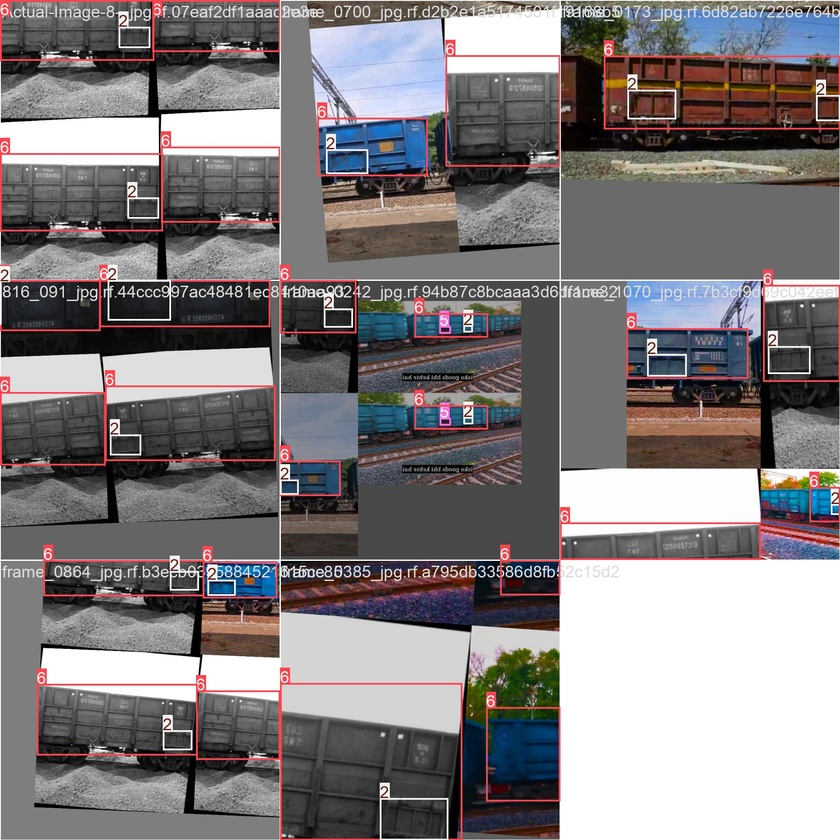
#> input picture training/Damage_Detector/train_batch0.jpg, 840 x 840 px, shrunk from 1920 x 1920 before the run
$ python -i calibration_manager.py   (imports and definitions only)   (older library calls are emulated)
#> lines starting #> are read from the running program, lines starting #| are printed output that depends on the picture
#> further down, picture is the input picture: shape (840, 840, 3); mean B, G, R 126.3, 124.6, 129.4
"""Calibration Manager for auto-calibrating blur and illumination thresholds.

This module provides automatic threshold calibration based on statistical
analysis of initial video frames. It computes optimal blur and illumination
thresholds using percentile-based calculations.

Feature: ocr-enhancement-improvements
Validates: Requirements 3.1, 3.2, 3.3, 3.4, 4.1, 4.2, 4.3, 4.4, 4.5
"""

import logging
import cv2
import numpy as np
from dataclasses import dataclass, field
from typing import List, Optional

logger = logging.getLogger(__name__)


@dataclass
class CalibrationResult:
    """Result of auto-calibration.

    Attributes:
        blur_threshold: Computed blur threshold based on percentile
        low_light_threshold: Computed low-light threshold based on percentile
        gamma_value: Computed gamma value based on mean luminance
        sample_count: Number of samples used for calibration
        blur_scores: List of blur scores from samples
        luminance_values: List of mean luminance values from samples
    """
    blur_threshold: float
    low_light_threshold: int
    gamma_value: float
    sample_count: int
    blur_scores: List[float] = field(default_factory=list)
    luminance_values: List[float] = field(default_factory=list)


class CalibrationManager:
    """Manages auto-calibration for blur and illumination thresholds.

    The calibration process:
    1. Collect sample frames during initial video processing
    2. Compute blur scores and luminance values for each sample
    3. Use percentile-based analysis to determine optimal thresholds
    4. Provide calibration results to blur detector and illumination controller

    Attributes:
        sample_size: Number of frames to sample for calibration
        blur_percentile: Percentile for blur threshold (0-100)
        luminance_percentile: Percentile for low-light threshold (0-100)
    """

    DEFAULT_SAMPLE_SIZE = 30
    DEFAULT_BLUR_PERCENTILE = 50  # Median
    DEFAULT_LUMINANCE_PERCENTILE = 25  # Lower quartile

    # Gamma computation constants
    TARGET_LUMINANCE = 128  # Target mean luminance for gamma correction
    MIN_GAMMA = 0.5
    MAX_GAMMA = 2.5

    def __init__(
        self,
        sample_size: int = DEFAULT_SAMPLE_SIZE,
        blur_percentile: float = DEFAULT_BLUR_PERCENTILE,
        luminance_percentile: float = DEFAULT_LUMINANCE_PERCENTILE
    ):
        """Initialize calibration manager.

        Args:
            sample_size: Number of frames to sample for calibration
            blur_percentile: Percentile for blur threshold (0-100)
            luminance_percentile: Percentile for low-light threshold (0-100)

        Raises:
            ValueError: If percentile values are out of range [0, 100]
            ValueError: If sample_size is less than 1
        """
        if not 0 <= blur_percentile <= 100:
            raise ValueError(f"blur_percentile must be in [0, 100], got {blur_percentile}")
        if not 0 <= luminance_percentile <= 100:
            raise ValueError(f"luminance_percentile must be in [0, 100], got {luminance_percentile}")
        if sample_size < 1:
            raise ValueError(f"sample_size must be at least 1, got {sample_size}")

        self.sample_size = sample_size
        self.blur_percentile = blur_percentile
        self.luminance_percentile = luminance_percentile

        # Internal state
        self._blur_scores: List[float] = []
        self._luminance_values: List[float] = []
        self._calibration_complete = False

    def _compute_blur_score(self, frame: np.ndarray) -> float:
        """Compute blur score using Laplacian variance.

        Args:
            frame: Input frame as BGR numpy array (H, W, 3) or grayscale (H, W)

        Returns:
            Blur score as float. Higher values indicate sharper images.
        """
        # Convert to grayscale if needed
        if len(frame.shape) == 3:
            gray = cv2.cvtColor(frame, cv2.COLOR_BGR2GRAY)
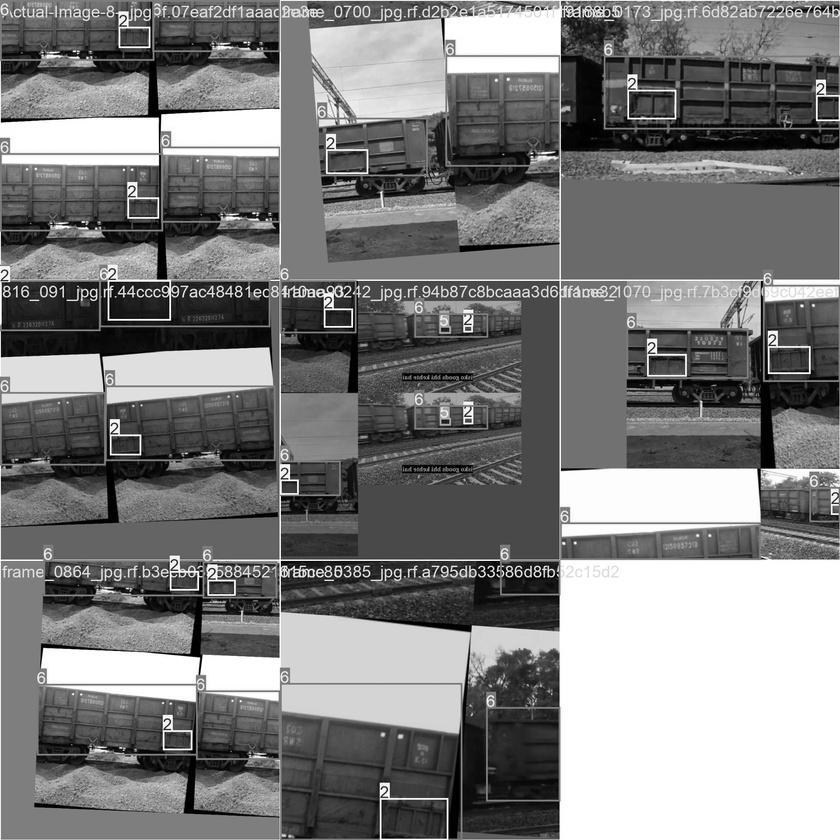
#> gray: shape (840, 840); min 0, max 255, mean 126.2
        else:
            gray = frame

        # Compute Laplacian variance
        laplacian = cv2.Laplacian(gray, cv2.CV_64F)
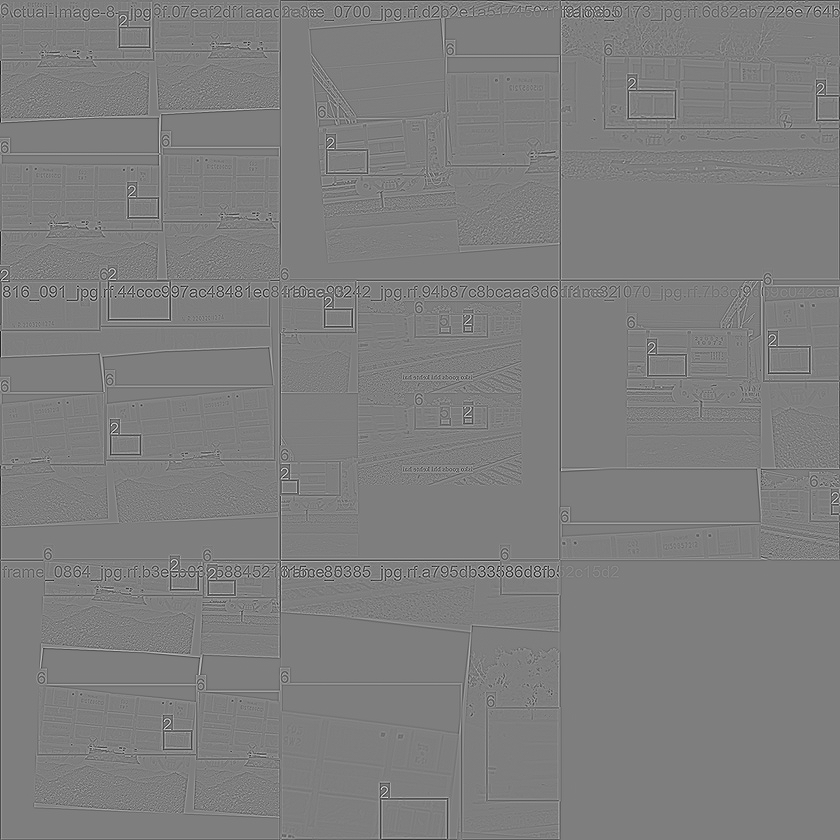
#> laplacian: shape (840, 840) float64; min -553, max 561, mean -0.3; drawn with min black and max white
        return float(laplacian.var())

    def _compute_mean_luminance(self, frame: np.ndarray) -> float:
        """Compute mean luminance of a frame.

        Args:
            frame: Input frame as BGR numpy array (H, W, 3) or grayscale (H, W)

        Returns:
            Mean luminance value (0-255)
        """
        # Convert to grayscale if needed
        if len(frame.shape) == 3:
            gray = cv2.cvtColor(frame, cv2.COLOR_BGR2GRAY)
        else:
            gray = frame

        return float(np.mean(gray))

    def add_sample(self, frame: np.ndarray) -> bool:
        """Add a frame sample for calibration.

        Computes blur score and luminance for the frame and adds them
        to the sample collections.

        Args:
            frame: Input frame as BGR numpy array

        Returns:
            True if calibration is complete (enough samples collected)

        Raises:
            ValueError: If frame is None or empty
        """
        if frame is None or frame.size == 0:
            logger.warning("Empty frame provided to calibration, skipping")
            return self._calibration_complete

        # Don't add more samples if calibration is already complete
        if self._calibration_complete:
            return True

        # Compute and store blur score
        blur_score = self._compute_blur_score(frame)
#> blur_score = 2714.8
        self._blur_scores.append(blur_score)

        # Compute and store luminance
        luminance = self._compute_mean_luminance(frame)
#> luminance = 126.2
        self._luminance_values.append(luminance)

        # Check if calibration is complete
        if len(self._blur_scores) >= self.sample_size:
            self._calibration_complete = True
            logger.info(f"Calibration complete with {len(self._blur_scores)} samples")

        return self._calibration_complete

    # [108 lines left out: functions is_calibration_complete, get_calibration_progress, get_sample_count, _compute_gamma_from_luminance, compute_calibration, reset, not called in this run]

>>> import cv2
>>> picture = cv2.imread('../training/Damage_Detector/train_batch0.jpg')
>>> result = CalibrationManager().add_sample(picture)
#> result = False

$ run again, on training/Damage_Detector/train_batch1.jpg
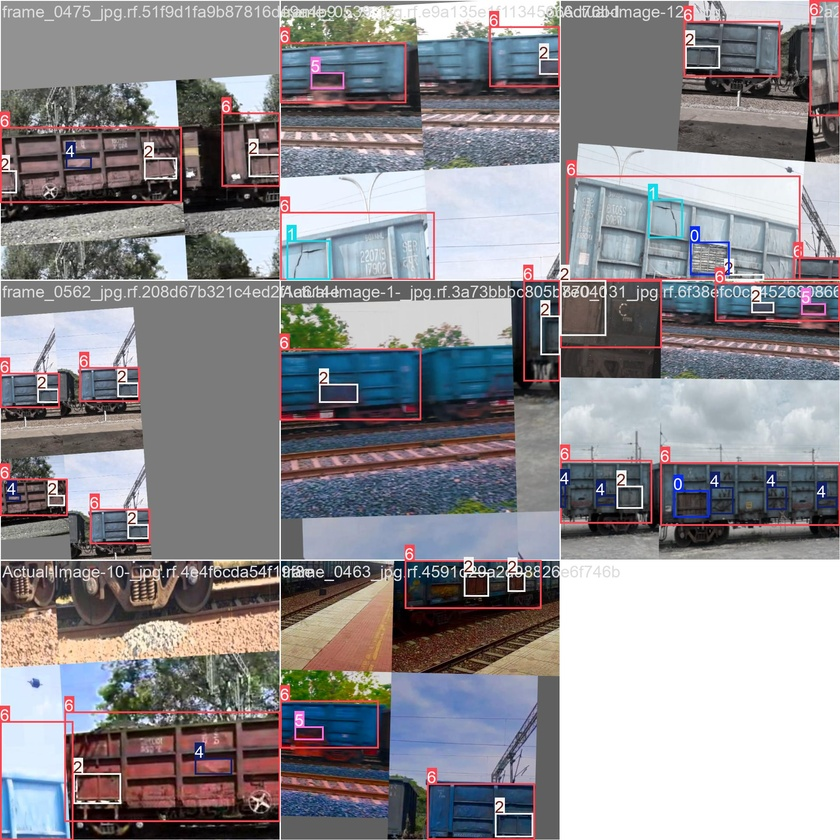
#> input picture training/Damage_Detector/train_batch1.jpg, 840 x 840 px, shrunk from 1920 x 1920 before the run
#> picture is the input picture: shape (840, 840, 3); mean B, G, R 143.9, 139.7, 142.3
#> in _compute_blur_score, `gray = cv2.cvtColor(frame, cv2.COLOR_BGR2GRAY)`:
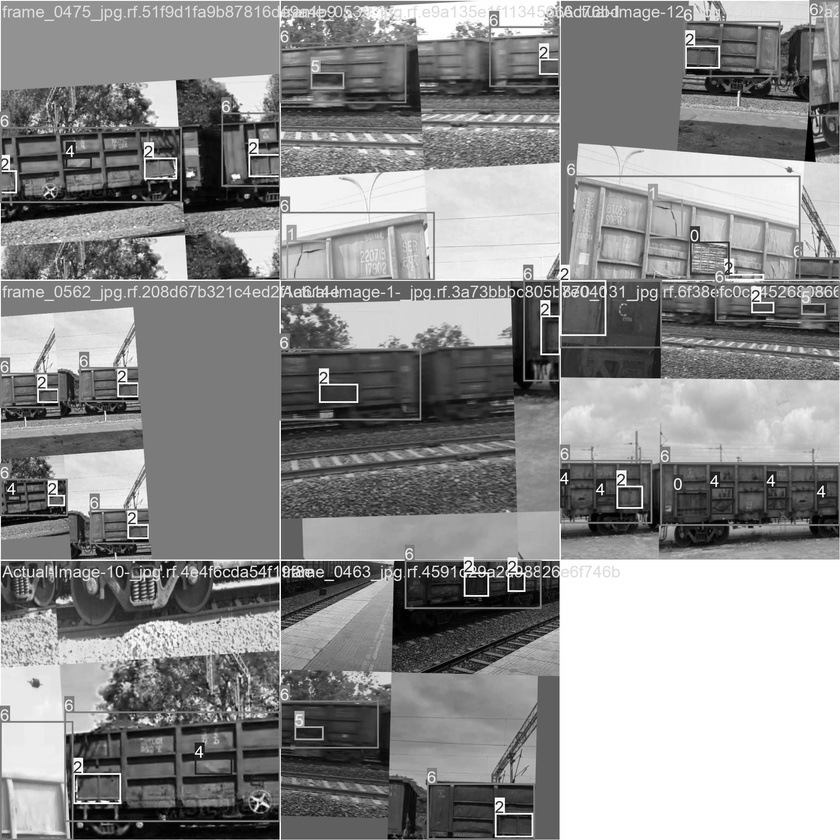
#> gray: shape (840, 840); min 0, max 255, mean 141
#> blur_score = 2447.5
#> luminance = 141
#> result = False

$ run again, on training/Damage_Detector/train_batch2.jpg
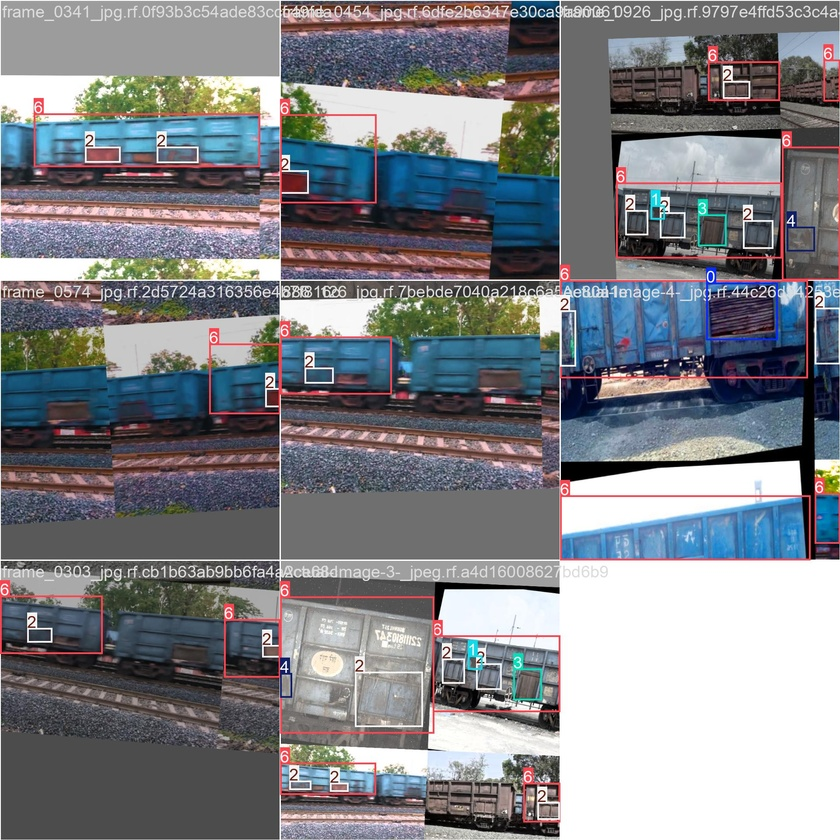
#> input picture training/Damage_Detector/train_batch2.jpg, 840 x 840 px, shrunk from 1920 x 1920 before the run
#> picture is the input picture: shape (840, 840, 3); mean B, G, R 134.2, 129.4, 128
#> in _compute_blur_score, `gray = cv2.cvtColor(frame, cv2.COLOR_BGR2GRAY)`:
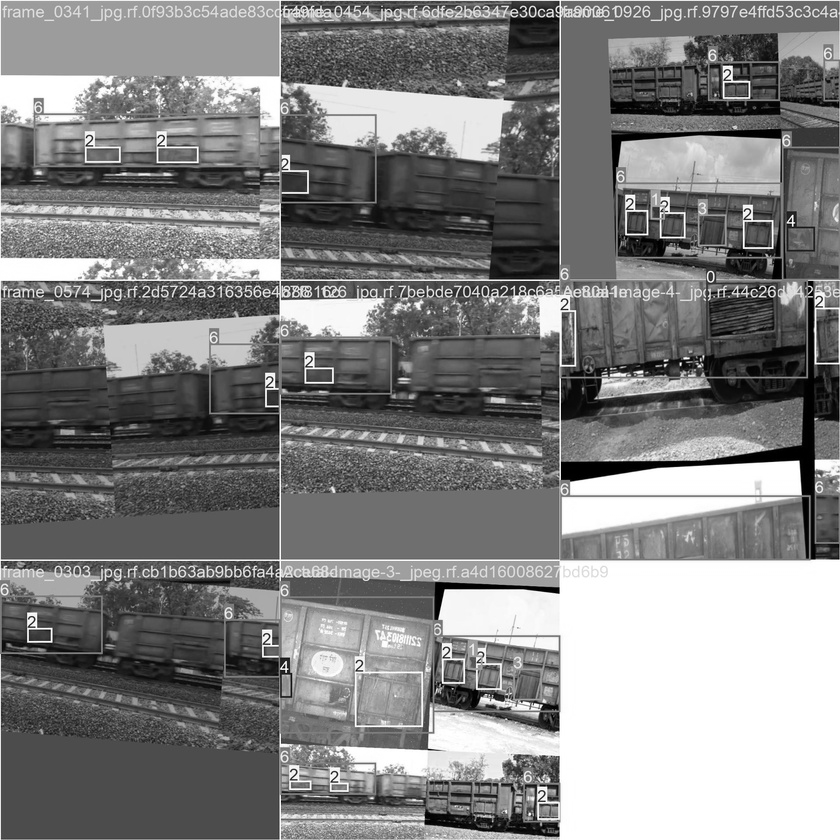
#> gray: shape (840, 840); min 0, max 255, mean 129.6
#> in _compute_blur_score, `laplacian = cv2.Laplacian(gray, cv2.CV_64F)`:
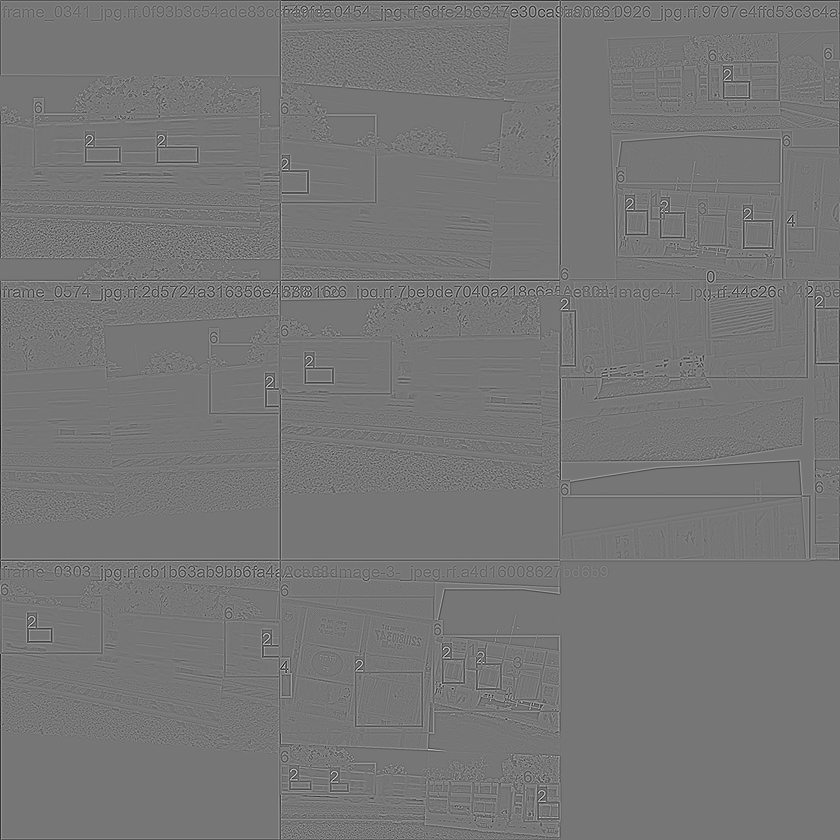
#> laplacian: shape (840, 840) float64; min -551, max 633, mean -0.4; drawn with min black and max white
#> blur_score = 2639.2
#> luminance = 129.6
#> result = False

$ run again, on training/Damage_Detector/train_batch29820.jpg
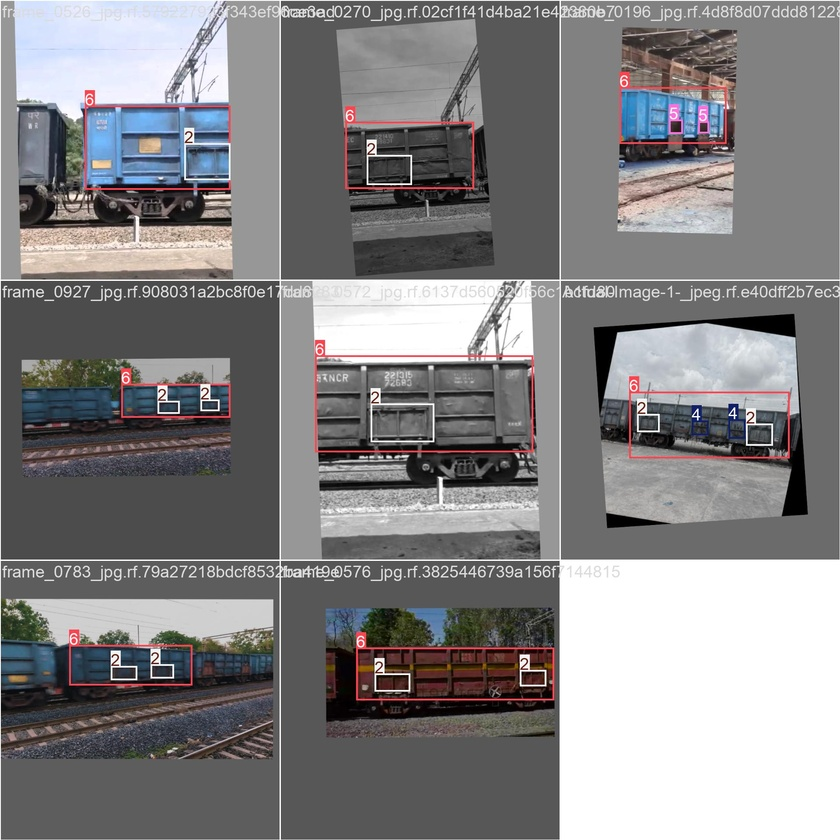
#> input picture training/Damage_Detector/train_batch29820.jpg, 840 x 840 px, shrunk from 1920 x 1920 before the run
#> picture is the input picture: shape (840, 840, 3); mean B, G, R 131.7, 130.3, 131.7
#> in _compute_blur_score, `gray = cv2.cvtColor(frame, cv2.COLOR_BGR2GRAY)`:
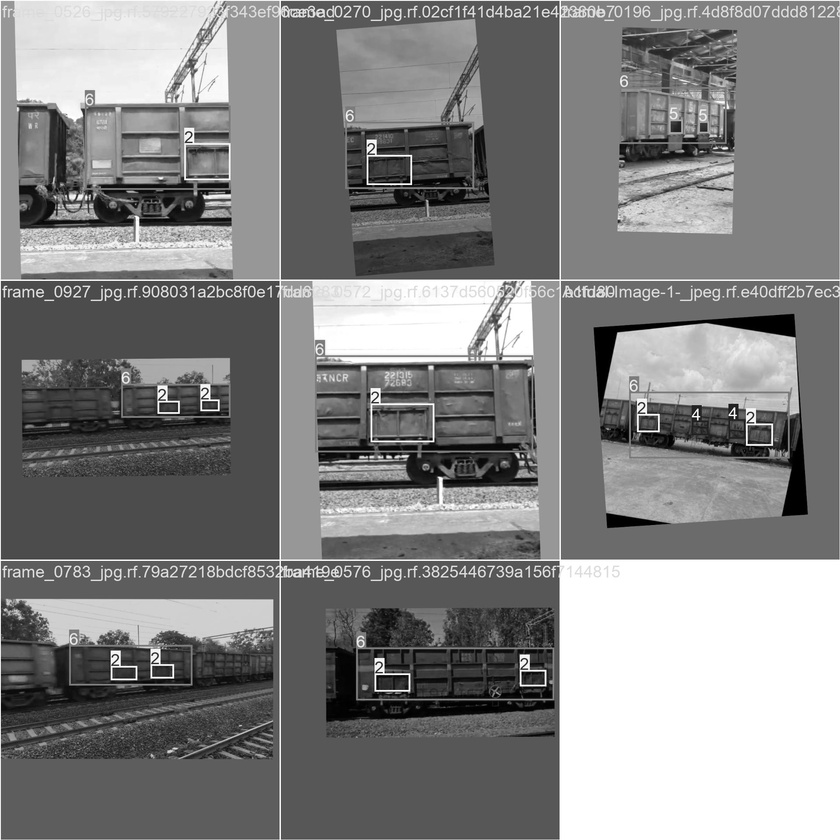
#> gray: shape (840, 840); min 0, max 255, mean 130.9
#> blur_score = 1865.4
#> luminance = 130.9
#> result = False
